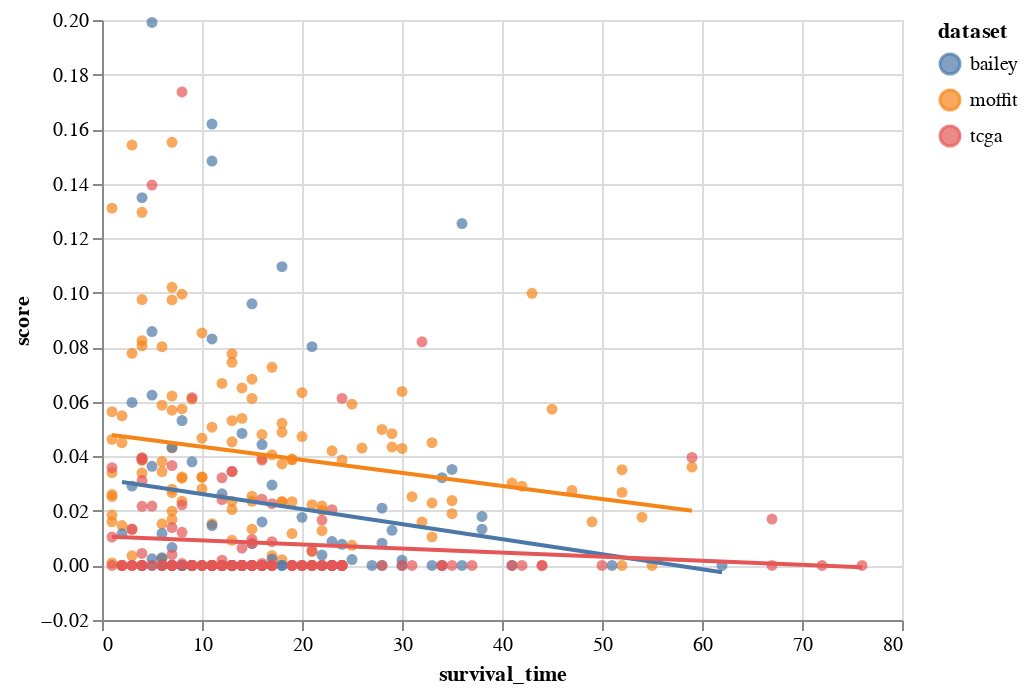

The notebook cell saved with this chart:
### Code cell
t = clinical_df.copy()
t['sample_id'] = t.index.to_list()
t = t[['survival_time', 'sample_id', 'score', 'dataset']]
# exclude the weird bailey sample
# t = t.loc[[s for s in t.index if s != 'SA407858']]
# t = t[t['survival_time']<48]


chart = alt.Chart(t)
chart = chart.mark_circle().encode(
    x='survival_time',
    y='score',
    color='dataset',
    tooltip=['sample_id'],
)
# chart
c1 = chart + chart.transform_regression('survival_time', 'score', groupby=['dataset']).mark_line()
c1

### Figure 1 — Vega-Lite specification as saved in the notebook (floating-point values rounded to 4 significant figures; data arrays with more than 128 entries replaced by an {"elided": "..."} marker saying what was removed)
{"config": {"view": {"continuousWidth": 400, "continuousHeight": 300}}, "layer": [{"mark": "circle", "encoding": {"color": {"type": "nominal", "field": "dataset"}, "tooltip": [{"type": "nominal", "field": "sample_id"}], "x": {"type": "quantitative", "field": "survival_time"}, "y": {"type": "quantitative", "field": "score"}}}, {"mark": "line", "encoding": {"color": {"type": "nominal", "field": "dataset"}, "tooltip": [{"type": "nominal", "field": "sample_id"}], "x": {"type": "quantitative", "field": "survival_time"}, "y": {"type": "quantitative", "field": "score"}}, "transform": [{"on": "survival_time", "regression": "score", "groupby": ["dataset"]}]}], "data": {"name": "data-67852751ea03a8ea247065b3d5d54886"}, "$schema": "https://vega.github.io/schema/vega-lite/v4.8.1.json", "datasets": {"data-67852751ea03a8ea247065b3d5d54886": {"elided": "359 records"}}}
